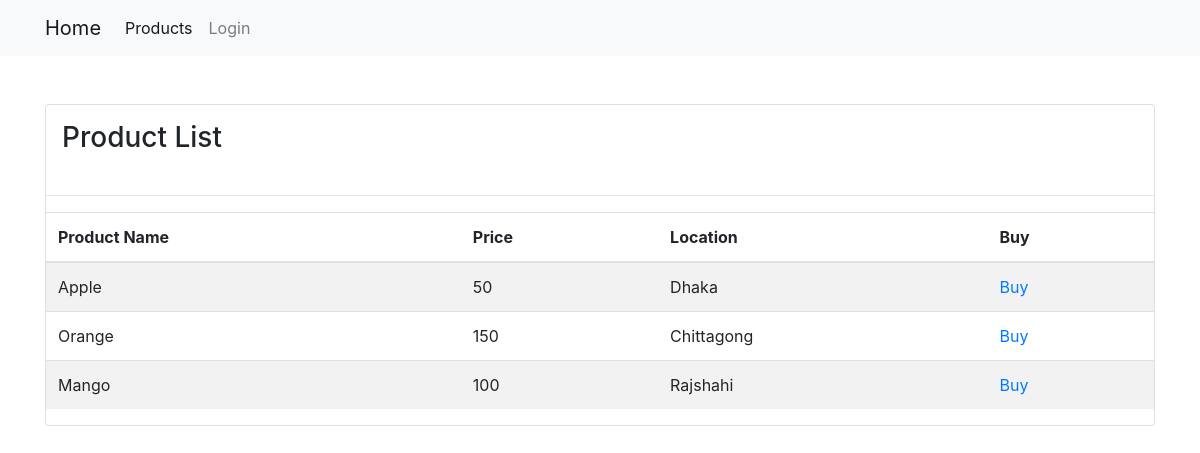
The page / on the database its author committed.
### tables this page shows
CREATE TABLE `product` (
  `id` int(11) NOT NULL,
  `name` varchar(255) NOT NULL,
  `price` int(11) NOT NULL,
  `location` varchar(255) NOT NULL
);

### index.php (the view, shortened to what this page needs)
<?php
 include('header.php');
 ?>
    <section>
    <div class=''>
    <nav class="navbar navbar-expand-lg navbar-light bg-light">
   <div class="container">
    <a class="navbar-brand" href="index.php">Home</a>
    <div class="collapse navbar-collapse" id="navbarNav">
      <ul class="navbar-nav">
        <li class="nav-item">
          <a class="nav-link active" aria-current="page" href="index.php">Products</a>
        </li>
        <li class="nav-item">
          <?php
           if( isset($_SESSION['usertype']) && !empty($_SESSION['usertype']) )
                {
                ?>
                      <a class="nav-link" href="logout.php">Logout</a>
                <?php }else{ ?>
                    <a class="nav-link" href="login.php">Login</a>
             <?php } ?>
        </li>
      </ul>
    </div>
  </div>
</nav>
</div>
</section>
<div class="container">
  <div class="card mt-5">
  <h3 class="p-3">Product List </h3>
  <hr>
    <?php
        $query ="SELECT * FROM product ORDER BY id ASC";
        $run = mysqli_query($con, $query);
        if(mysqli_num_rows($run) > 0){
       ?>
  <table class="table table-striped">
  <thead>
    <tr>
      <th scope="col">Product Name</th>
      <th scope="col">Price</th>
      <th scope="col">Location</th>
      <th scope="col">Buy</th>
    </tr>
  </thead>
  <tbody>
        <?php
          while($row = mysqli_fetch_array($run)){
            $id = $row['id'];
            $name = $row['name'];
            $price = $row['price'];
            $location = $row['location'];
         ?>
    <tr>
      <td><?php echo $name; ?></td>
      <td><?php echo $price; ?></td>
      <td><?php echo $location; ?></td>
      <td><a href="buy.php?buy=<?php echo $id; ?>">
      <?php
      if( isset($_SESSION['usertype']) && !empty($_SESSION['usertype']) )
          {
          ?>
                <a href="buy.php?buy=<?php echo $id; ?>">Buy</a>
          <?php }else{ ?>
              <a href="login.php">Buy</a>
        <?php } ?>
      </td>
    </tr>
    <?php
             }
        }
    ?>
  </tbody>
</table>
  </div>
</div>
<?php include('footer.php'); ?>

### rows shown on the page
product: name "Apple", price "50", location "Dhaka"
product: name "Orange", price "150", location "Chittagong"
product: name "Mango", price "100", location "Rajshahi"
